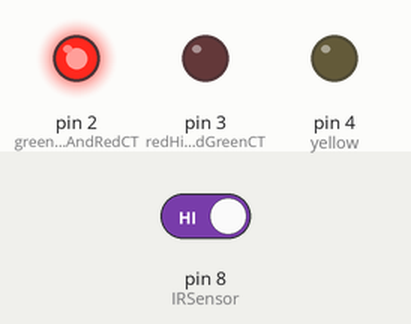
Simulated run of this sketch. Board: Arduino Uno, built with avr-gcc and run on an emulated ATmega328P. On the bench: output pins drawn as LEDs (lit = HIGH). The test bench sets the inputs (shaded band); at power-on: pin 8 (IRSensor) HIGH.

Above: at 15.8 s.
15.9 s: pin 8 (IRSensor) driven LOW
At 21.2 s:
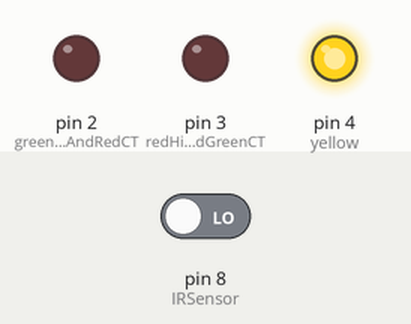
At 22.7 s:
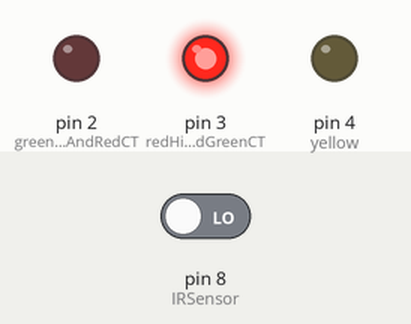
28.5 s: pin 8 (IRSensor) driven HIGH
At 30.4 s:
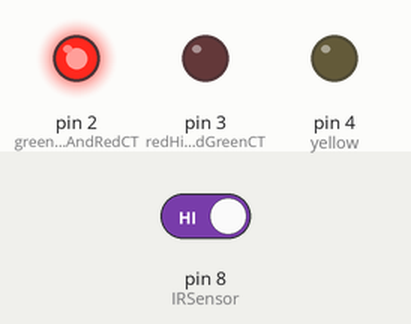
Timing chart, 0 to 31.9 s (numbered marks = the images above; inputs shaded):
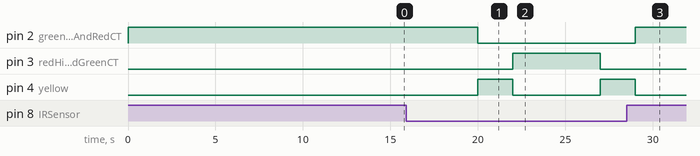

Measured:
- after the input at 15.9 s, pin 2 (greenHighAndRedCT): HIGH → LOW after 4.1 s; pin 3 (redHighAndGreenCT): LOW → HIGH after 6.1 s, → LOW 5.0 s later; pin 4 (yellow): LOW → HIGH after 4.1 s, → LOW 2.0 s later, → HIGH 5.0 s later
- after the input at 28.5 s, pin 2 (greenHighAndRedCT): goes on until 29.0 s, then stays HIGH; pin 3 (redHighAndGreenCT): stays LOW (without the input it goes to HIGH after 7.5 s); pin 4 (yellow): goes on until 29.0 s, then stays LOW

The sketch:

trafficLight.ino
```cpp
#define greenHighAndRedCT 2
#define redHighAndGreenCT 3
#define yellow 4
#define IRSensor 8

void setup() {
  Serial.begin(115200);

  pinMode(IRSensor,INPUT);

  pinMode(greenHighAndRedCT,OUTPUT);
  pinMode(redHighAndGreenCT,OUTPUT);
  pinMode(yellow,OUTPUT);

  digitalWrite(greenHighAndRedCT, HIGH);
}

void loop() {
  // let highway green for a while
  delay(5000);

  // if IR sensor detects a car coming, changing light function will be called
  if (digitalRead(IRSensor)==0){
    change();
  }
}

void change(){
    // highway light changes from green to yellow and then red, meanwhile, CT light changes from red to green
    highwayFromGreenToRed();
    delay(5000);

    // CT light changes from green to yellow and then red, meanwhile, highway light changes from red to green
    highwayFromRedToGreen();
}

void highwayFromGreenToRed(){
  digitalWrite(greenHighAndRedCT, LOW);

  digitalWrite(yellow, HIGH);
  delay(2000);
  digitalWrite(yellow, LOW);

  digitalWrite(redHighAndGreenCT, HIGH);
}

void highwayFromRedToGreen(){
  digitalWrite(redHighAndGreenCT, LOW);

  digitalWrite(yellow, HIGH);
  delay(2000);
  digitalWrite(yellow, LOW);

  digitalWrite(greenHighAndRedCT, HIGH);
}
```
